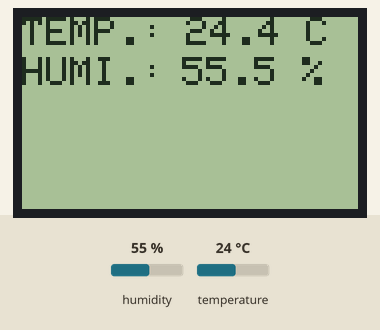
A sketch run on a simulated ESP8266 (NodeMCU). Parts: 84×48 one-colour display. The inputs (shaded band) are chosen by the test bench; at power-on: humidity 55 %, temperature 24 °C. What the sketch prints to the serial monitor is not drawn.

Above: at 1.3 s.
1.4 s: humidity set to 22 %
At 3.5 s:
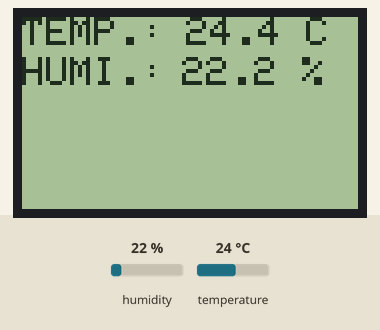
4.2 s: temperature set to 12 °C
At 5.0 s:
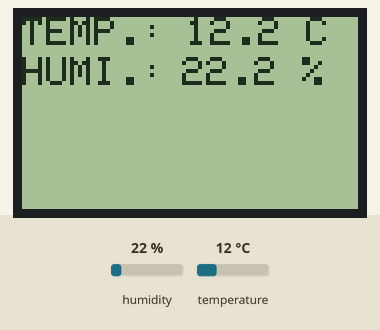
7.0 s: humidity set to 40 %
At 9.2 s:
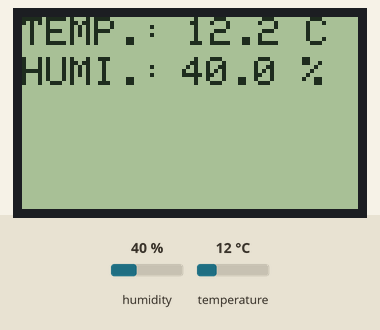
9.9 s: temperature set to 19 °C
At 11.9 s:
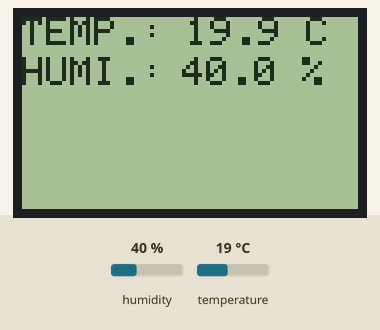
Timing chart, 0 to 13.4 s (numbered marks = the images above; inputs shaded):
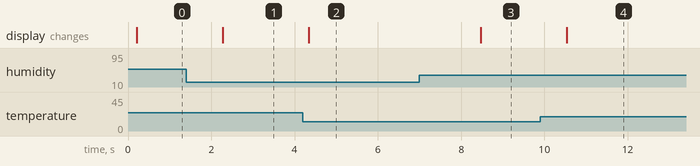

The sketch:

DHT_11.ino
```cpp
#include <Adafruit_PCD8544.h>
#include <Adafruit_GFX.h>
#include <gfxfont.h>
#include <SPI.h>
#include <DHT.h>        // DHT11 temperature and humidity sensor Library

# define DHTPIN D5      // DHTPIN : I have connected DHT11 Sensor to pin D5 (ie, GPIO0 of ESP8266
# define DHTTYPE DHT11  // We are using DHT11. (Can use DHT22.. or any other from this series

Adafruit_PCD8544 display = Adafruit_PCD8544(D4, D3, D2, D1, D0); // Nokia 5110 LCD module connections (CLK, DIN, D/C, CS, RST)
DHT dht = DHT(DHTPIN, DHTTYPE);   // DHT dht = DHT(DHTPIN,Sensor_type), "dht" is the name of the sensor (variable)

void setup(void)
{
  display.begin(); // initialize the display
  display.setContrast(50); // You can change the contrast around to adapt the display
  display.clearDisplay();  /* Clear the screen and buffer so that garbage value isnt't printed on the sceen when it starts */
  //display.drawFastHLine(0, 20, display.width(), BLACK); // Draw Horizontal line
  display.setTextSize(1); // Size can be 1 or 2 or 3 etc
  display.setTextColor(BLACK, WHITE); // To Display inverted text: display.setTextColor(WHITE, BLACK);
  display.setCursor(0, 0); //(6, 0)
  display.print("TEMP.:");
  display.setCursor(0, 10); //(15, 28)
  display.print("HUMI.:");
  display.display();

  dht.begin();          //Initialize the sensor
  Serial.begin(9600);   //Begin serial communication at a baud rate of 9600
  Serial.println("Humidity and temperature\n\n");
  delay(100);
}
void loop() {
    int h = dht.readHumidity();
    int tc = dht.readTemperature();
    float tf = dht.readTemperature(true);   // Get Temperature in F
    float hif = dht.computeHeatIndex(tf, h); // Heat index in F, Default
    float hic = dht.computeHeatIndex(tc, h, false);  // Heat index in C
    Serial.print("Humidity = ");
    Serial.print(h);
    Serial.print("% |");
    Serial.print("Temperature = ");
    Serial.print(tc);
    Serial.print("\xC2\xB0 C ie, ");    // Serial.print(" \xC2\xB0"); is used to print the degree symbol in the serial monitor
    Serial.print(tf);
    Serial.print("\xC2\xB0 F |");
    Serial.print("Heat index = ");
    Serial.print(hic);
    Serial.print("\xC2\xB0 C ie, ");
    Serial.print(hif);
    Serial.println("\xC2\xB0 F |");

    // To print temperature (in °C)
    display.setCursor(35, 0); //(18,12);
    display.printf(" %02u.%1u C", (tc)%100, tc % 10); // print degree symbol ( ° ): %02u.%1u C

    // To print humidity (in %)
    display.setCursor(40, 10); //(24, 40);
    display.printf("%02u.%1u %%", (h)%100, h % 10); // print degree symbol ( % ): %02u.%1u %%

    display.display(); // To update the display
    delay(2000); // Delay of 2 seconds between readings
}
```

Measured:
- after the input at 1.4 s, the display: changes after 0.87 s (image 1)
- after the input at 4.2 s, the display: changes after 0.14 s (image 2)
- after the input at 7.0 s, the display: changes after 1.5 s (image 3)
- after the input at 9.9 s, the display: changes after 0.63 s (image 4)
